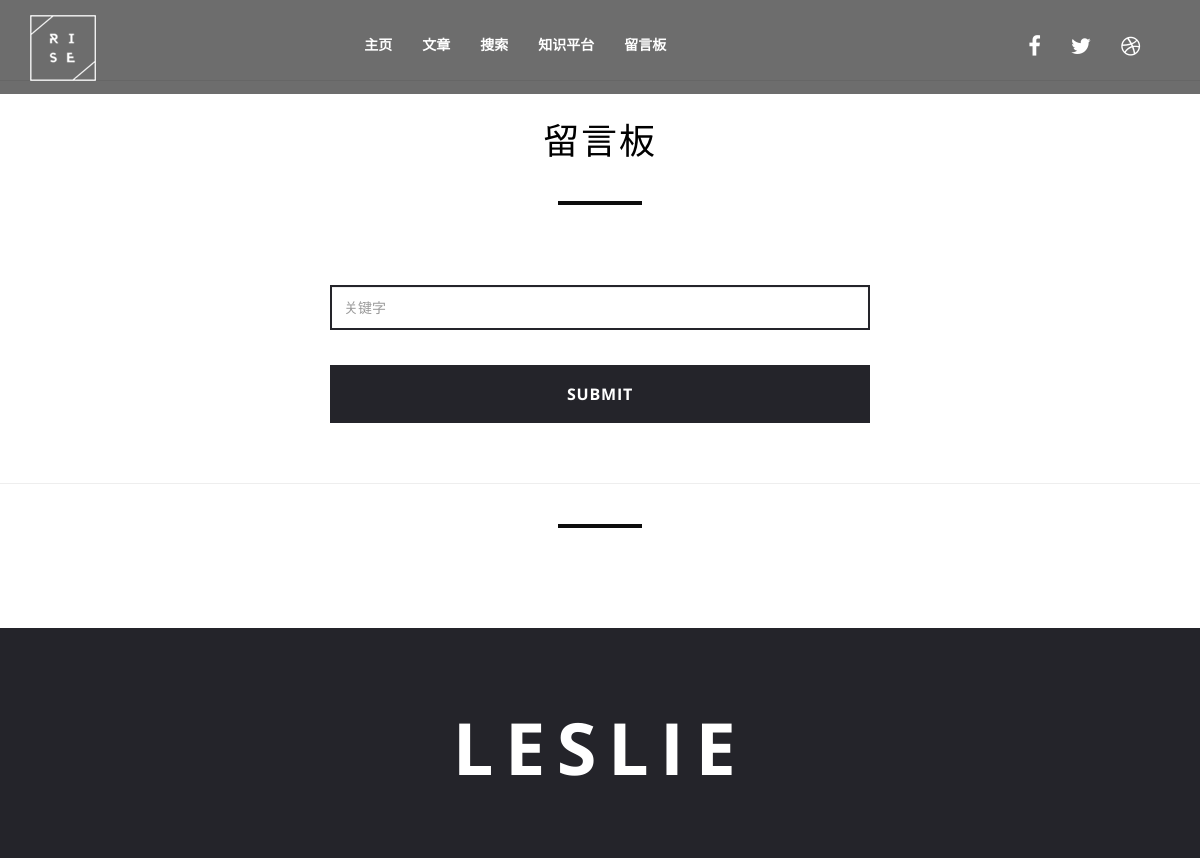
The app's page /message/, older data.
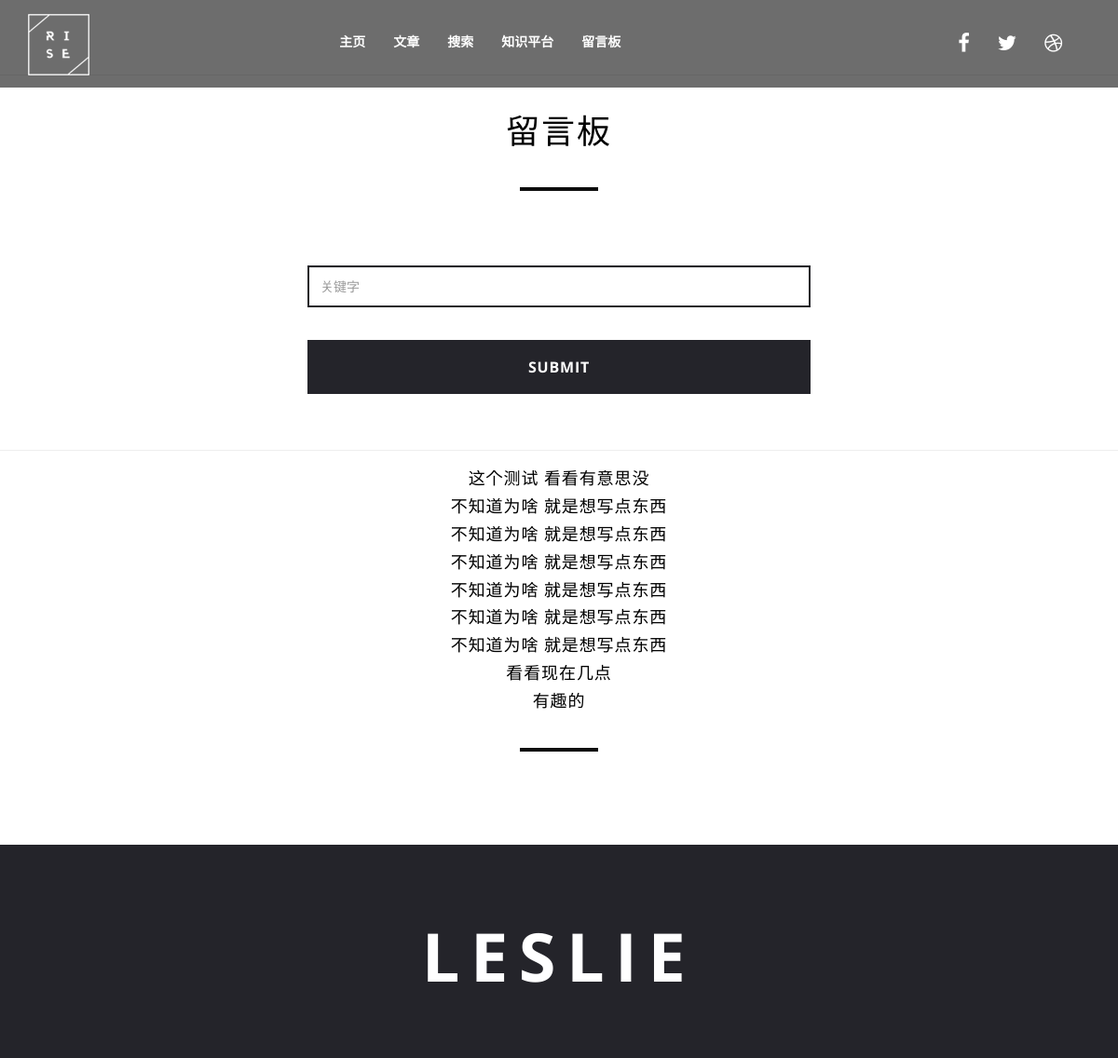
The same page, newer data.
### blog/models.py (models this page shows, shortened)
class Message(models.Model):
    body = models.TextField()
    created_time = models.DateTimeField()
    class Meta:
        ordering = ['-created_time']

### blog/views.py (the view)
# urls.py: url(r'^message/$', views.message, name='message'),
def message(request):
    message_list = Message.objects.all()
    if request.method == 'POST':
        body = request.POST['body']
        if check(body, 'body'):
                messages.error(request,'你又想干啥？？？')
                return render(request, 'blog/message.html', context={'message_list': message_list})
        else:
            message = Message.objects.create(body=body, created_time=datetime.utcnow())
            message.save()
            return render(request, 'blog/message.html', context={'message_list': message_list})
    else:
        message_list = Message.objects.all()
        return render(request, 'blog/message.html', context={'message_list': message_list})

### blog/templates/blog/message.html (shortened to what this page needs)
{% extends 'base.html' %}
{% block page_content %}
<section id="contact">
    <hr class="Light-sep">
        <div class="container">
            <h2>留言板</h2>
            <hr class="sep">
            <div class="col-md-6 col-md-offset-3 wow fadeInUp" data-wow-delay=".3s">
                <form method='POST'>
                    <div class="form-group">
                        <input type="text" class="form-control" name="body" placeholder="关键字">
                    </div>
                    <input type="submit" class="btn-block">
                </form>
            </div>
        </div>
<hr class="Light-sep">
        {% for message in message_list %}
    <h6 >{{ message.body }}</h6>
        {% endfor %}
    <hr class="sep">
</section>
{% endblock%}

### blog/templates/base.html (shortened to what this page needs)
{% load staticfiles %}
<!DOCTYPE html>
<html lang="en">
<head>
    <link href="{% static 'blog/bootstrap-assets/css/bootstrap.min.css' %}" rel="stylesheet">
    <link href="{% static 'blog/css/main.css' %}" rel="stylesheet">
    <link rel="stylesheet" href="https://maxcdn.bootstrapcdn.com/font-awesome/4.4.0/css/font-awesome.min.css">
</head>
<body>
    <section class="main-header">
        <nav class="navbar navbar-default navbar-fixed-top">
            <div class="container">
                <div class="navbar-header">
                    <a class="navbar-brand" href="#"><img src="{% static 'blog/img/logo/logo.png' %}" class="img-responsive" alt="logo"></a>
                </div>
                <div class="collapse navbar-collapse text-center" id="bs-example-navbar-collapse-1">
                        <ul class="nav navbar-nav">
                            <li><a href="{% url 'blog:index' %}" class="page-scroll">主页</a></li>
                            <li><a href="{% url 'blog:index' %}#portfolio" class="page-scroll">文章</a></li>
                            <li><a href="{% url 'blog:search' %}" >搜索</a></li>
                            <li><a href="{% url 'blog:outside' %}">知识平台</a></li>
                            <li><a href="{% url 'blog:message' %}">留言板</a></li>
                        </ul>
                    <div class="social-media hidden-sm hidden-xs">
                        <ul class="nav navbar-nav">
                            <li><a href="#"><i class="fa fa-facebook"></i></a></li>
                            <li><a href="#"><i class="fa fa-twitter"></i></a></li>
                            <li><a href="#"><i class="fa fa-dribbble"></i></a></li>
                        </ul>
                    </div>
                </div>
            </div>
        </nav>
    </section>
    {% block page_content %}{% endblock %}
    <footer>
        <div class="container">
            <h1>Leslie</h1>
        </div>
    </footer>
</body>

### myblog/static/blog/css/main.css (style rules this page uses)
body { font-family: 'Open Sans', sans-serif; font-size: 16px; color: #0d0d0d; overflow-x: hidden; }
.sep { max-width: 80px; border: 2px solid #0d0d0d; margin-top: 40px; margin-bottom: 40px; }
h1 { font-size: 72px; color: #fff; font-weight: 300; letter-spacing: 0.16em; }
h2 { font-size: 36px; color: #000; font-weight: 400; letter-spacing: 0.05em; }
h6 { font-size: 18px; color: #000; font-weight: 400; letter-spacing: 0.05em; }
.btn-block { background: #24242a; padding: 15px 0; font-size: 16px; -moz-border-radius: 0; -webkit-border-radius: 0; border-radius: 0; color: #fff; -moz-transition: all 0.3s ease-in-out; -o-transition: all 0.3s ease-in-out; -webkit-transition: all 0.3s ease-in-out; transition: all 0.3s ease-in-out; font-weight: 700; letter-spacing: 0.05em; text-transform: uppercase; border: 3px solid #24242a; }
.navbar-default { background: rgba(13, 13, 13, 0.6); margin-bottom: 0; border: none; }
.navbar-default .navbar-header { width: 28%; padding-right: 15px; }
.navbar-default .nav > li > a { font-size: 14px; color: #fff; font-weight: 700; text-transform: uppercase; padding: 35px 15px; -moz-transition: all 0.3s ease-in-out; -o-transition: all 0.3s ease-in-out; -webkit-transition: all 0.3s ease-in-out; transition: all 0.3s ease-in-out; }
.navbar-default .social-media { float: right; padding: 0 15px; }
.navbar-default .social-media i { font-size: 22px; }
#contact { padding: 60px 0; text-align: center; }
#contact h2 { text-transform: uppercase; }
#contact form { margin: 40px 0; }
#contact .form-group { margin-bottom: 35px; }
#contact .form-control { -moz-border-radius: 0; -webkit-border-radius: 0; border-radius: 0; border: 2px solid #24242a; color: #0d0d0d; min-height: 45px; }
footer { background: #24242a; padding: 60px 0; text-align: center; }
footer h1 { text-transform: uppercase; font-weight: 700; }

Row changes from the older to the newer data that the page shows:
added Message: body "这个测试 看看有意思没"
added Message: body "不知道为啥 就是想写点东西"
added Message: body "不知道为啥 就是想写点东西"
added Message: body "不知道为啥 就是想写点东西"
added Message: body "不知道为啥 就是想写点东西"
added Message: body "不知道为啥 就是想写点东西"
added Message: body "不知道为啥 就是想写点东西"
added Message: body "看看现在几点"
added Message: body "有趣的"
